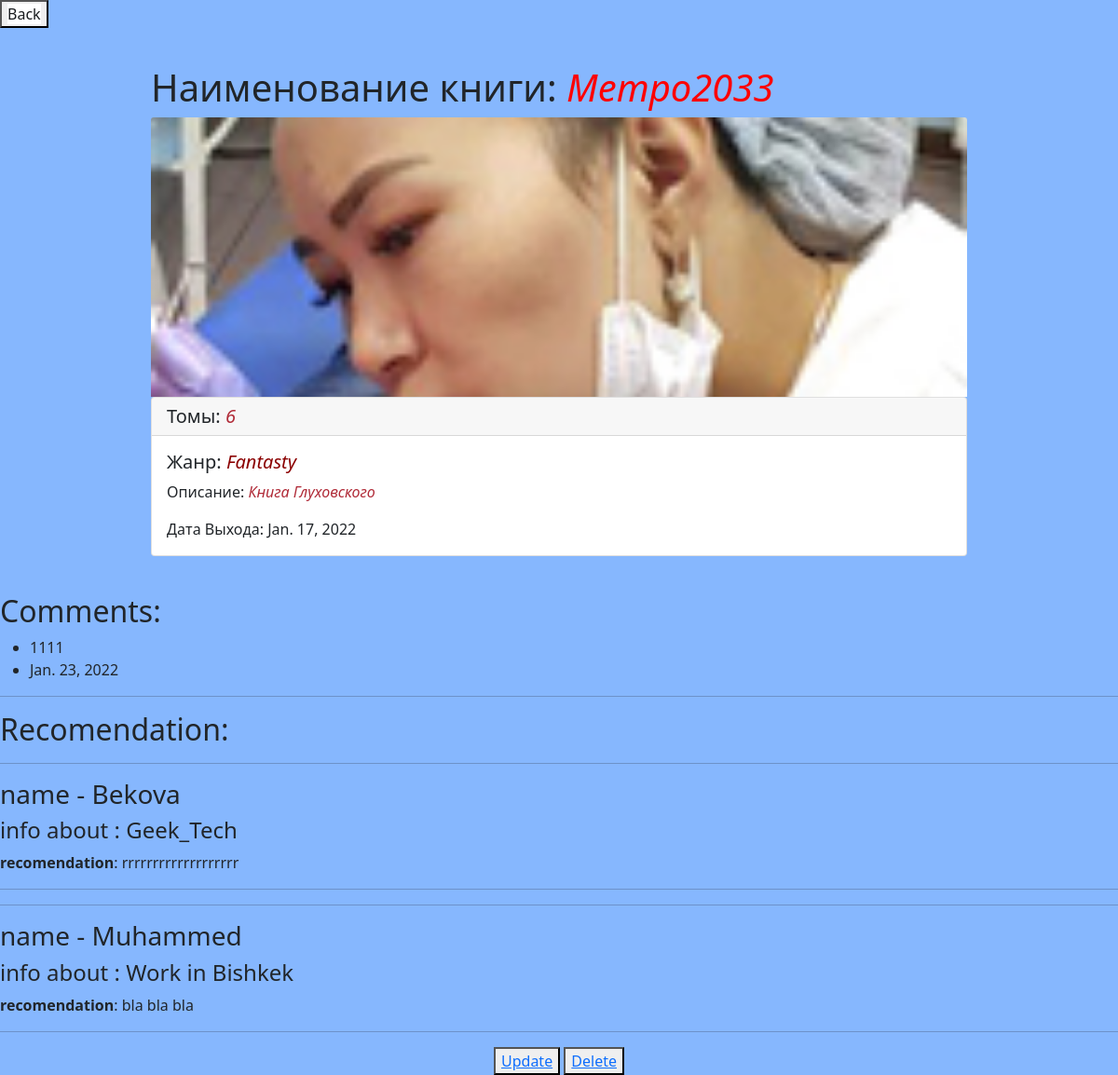
Screenshot of /book_lib/3/ with the database file from the repository.
### library/models.py (models this page shows, shortened)
class BookCategory(models.Model):
    GENRE_CHOISE = (
        ('Detective', 'Detective'),
        ('Fantasty', 'Fantasty'),
        ('Horror', 'Horror'),
        ('Dramma', 'Dramma'),
        ('FairyTales', 'FairyTales')
    )
    title = models.CharField(max_length=100)
    descrip = models.TextField()
    image = models.ImageField(upload_to='')
    tom = models.IntegerField()
    genre = models.CharField(choices=GENRE_CHOISE, max_length=100)
    date_write = models.DateField(auto_now_add=True)

class Book_libComent(models.Model):
    books = models.ForeignKey(BookCategory,on_delete=models.CASCADE,
                              related_name='book_lib_comment')
    text = models.TextField()
    created_date = models.DateField(auto_now_add=True)

class ExpertRecomendation(models.Model):
    book_recomendation = models.TextField()
    expert_selection = models.ForeignKey(Expert, on_delete=models.CASCADE)
    book_selection = models.ForeignKey(BookCategory, on_delete=models.CASCADE, related_name='books')

class Expert(models.Model):
    name = models.CharField(max_length=100)
    activity = models.CharField(max_length=100)
    info_exp = models.TextField()

### library/views.py (the view)
# urls.py: path('book_lib/<int:id>/', views.BookDetailView.as_view(),name='book_info'),
class BookDetailView(generic.DetailView):
    template_name = 'book_info.html'
    def get_object(self, **kwargs):
        book_id = self.kwargs.get("id")
        return get_object_or_404(models.BookCategory, id = book_id)

### templates/book_info.html (shortened to what this page needs)
{% load static %}
<!DOCTYPE html>
<html lang="en">
<head>
    <link rel="stylesheet" href="{% static 'css/bootstrap.css/' %}" />
</head>
<body>
<button class="ddd"><a href="/books_lib/" class="btn-primary" style="text-decoration: none; color: #191c1f;
 background-color: white" >Back</a></button>
<div class="container c_v">
    <h1>Наименование книги: <i style="color: red">{{ object.title }}</i></h1>
  <img src="{{ object.image.url }}" class="card-img-top c_v_a" alt="...">
    <div class="card">
        <h5 class="card-header">Томы: <i style="color: #b02a37">{{ object.tom }}</i></h5>
  <div class="card-body">
      <h5 class="card-title">Жанр: <i style="color:darkred;">{{ object.genre }}</i></h5>
      <p class="card-text">Описание: <i style="color: #b02a37">{{ object.descrip }}</i></p>
    <p class="card-text">Дата Выхода: {{ object.date_write }}</p>
  </div>
</div>
</div>
<div>
    <h2>Comments:</h2>
    <ul>
        {% for i in object.book_lib_comment.all %}
            <li>
            {{ i.text }}
            </li>
            <li>
            {{ i.created_date }}
            </li>
        {% endfor %}
    </ul>
    <hr>
</div>
        <h2>Recomendation: </h2>
        {% for i in object.books.all %}
                        <hr>
            <h3>name - {{ i.expert_selection.name }}</h3>
            <h4>info about {{ i.name }}: {{ i.expert_selection.info_exp }}</h4>
            <p><b>recomendation</b>: {{ i.book_recomendation }}</p>
            <hr>
        {% endfor %}
<center>
<button type="button"><a href="/book_lib/{{ object.id }}/update/">Update</a></button>
<button type="button"><a href="/book_lib/{{ object.id }}/delete/">Delete</a></button>
</center>
</body>
</html>

### templates/book_info.html (style rules this page uses)
body { background-color: #86b7fe; }
.c_v { max-width: 900px; margin-bottom: 40px; }
.c_v_a { height: 300px; object-fit: cover; }
.ddd { margin-bottom: 40px; }

### rows the page displays
BookCategory: title "Метро2033", image (picture), tom "6", genre "Fantasty", descrip "Книга Глуховского", date_write "Jan. 17, 2022"
Book_libComent: text "1111", created_date "Jan. 23, 2022"
ExpertRecomendation: expert_selection.name "Bekova", expert_selection.info_exp "Geek_Tech", book_recomendation "rrrrrrrrrrrrrrrrrrr"
ExpertRecomendation: expert_selection.name "Muhammed", expert_selection.info_exp "Work in Bishkek", book_recomendation "bla bla bla"
